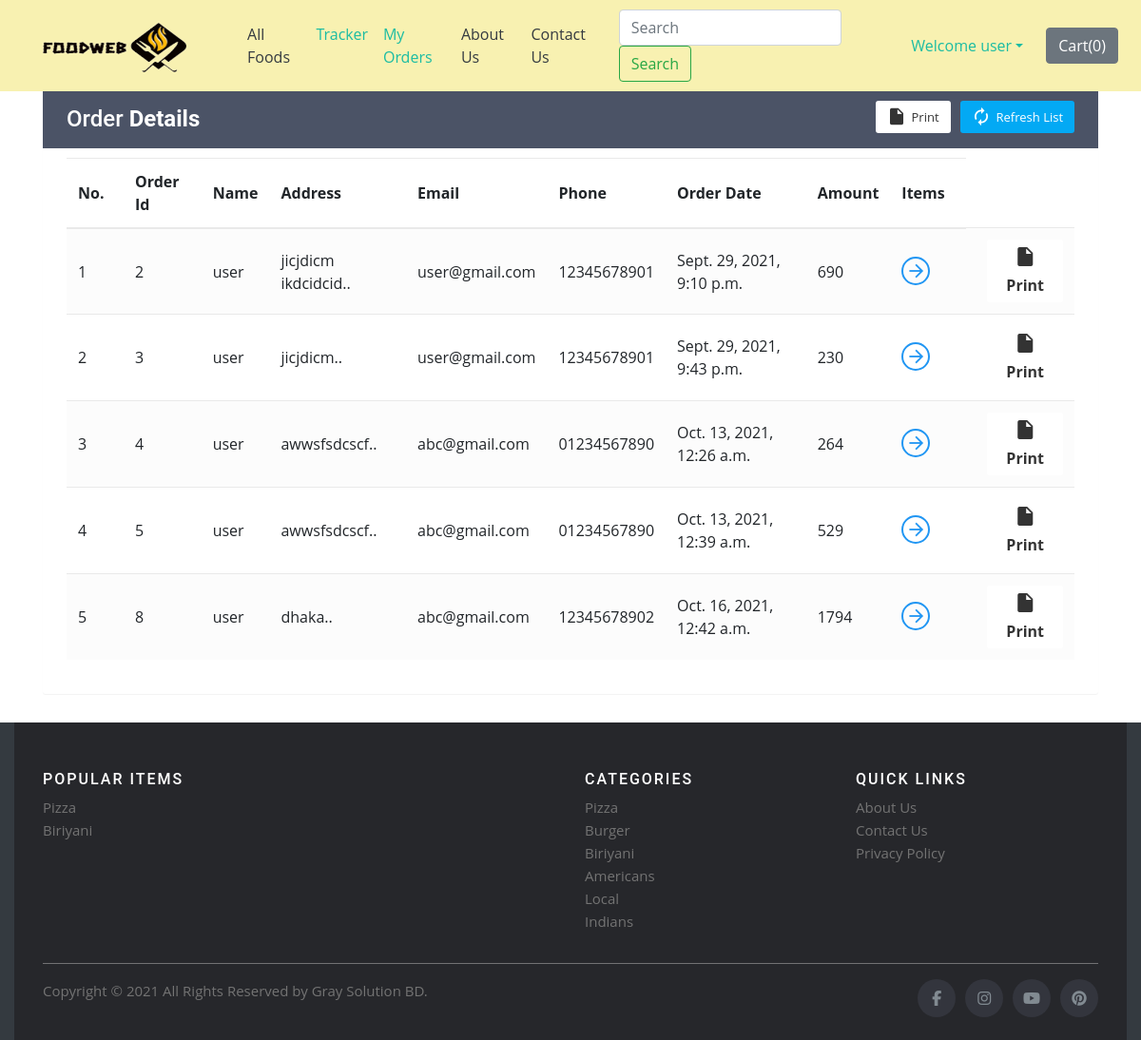
Screenshot of /shop/orderView/ (signed in) with the database file from the repository.
### shop/models.py (models this page shows)
class Orders(models.Model):
    order_id = models.AutoField(primary_key=True)
    items_json = models.CharField(max_length=5000)
    userId = models.IntegerField(default=0)
    amount = models.IntegerField(default=0)
    name = models.CharField(max_length=90)
    email = models.CharField(max_length=111)
    address = models.CharField(max_length=111)
    phone = models.CharField(max_length=111, default="")
    timestamp = models.DateTimeField(default=timezone.now)

### shop/views.py (the view)
# urls.py: path('orderView/', views.orderView, name="orderView"),
def orderView(request):
    if request.user.is_authenticated:
        current_user = request.user
        orderHistory = Orders.objects.filter(userId=current_user.id)
        if len(orderHistory) == 0:
            messages.info(request, "You have not ordered.")
            return render(request, 'shop/orderView.html')
        return render(request, 'shop/orderView.html', {'orderHistory': orderHistory})
    return render(request, 'shop/orderView.html')

### shop/templates/shop/orderView.html (shortened to what this page needs)
{% extends 'shop/basic.html' %}
{% block body %}
    {% if user.is_authenticated %}
    <div class="container" id="cont">
        <div class="table-wrapper">
            <div class="table-title">
                <div class="row">
                    <div class="col-sm-4">
                        <h2>Order <b>Details</b></h2>
                    </div>
                    <div class="col-sm-8">
                        <a href="" class="btn btn-primary"><i class="material-icons">&#xE863;</i> <span>Refresh List</span></a>
                        <a href="#" onclick="window.print()" class="btn btn-info"><i class="material-icons">&#xE24D;</i> <span>Print</span></a>
                    </div>
                </div>
            </div>
            <table class="table table-striped table-hover">
                <thead>
                    <tr>
                        <th>No.</th>
                        <th>Order Id</th>
                        <th>Name</th>
                        <th>Address</th>
                        <th>Email</th>
                        <th>Phone</th>
                        <th>Order Date</th>
                        <th>Amount</th>
                        <th>Items</th>
                    </tr>
                </thead>
                <tbody>
                    {% for i in orderHistory %}
                    <tr>
                        <td class="count"></td>
                        <td>{{i.order_id}}</td>
                        <td>{{i.name}}</td>
                        <td data-toggle="tooltip" title="{{i.address}}">{{i.address|slice:"0:25"}}..</td>
                        <td>{{i.email}}</td>
                        <td>{{i.phone}}</td>
                        <td>{{i.timestamp}}</td>
                        <td>{{i.amount}}</td>
                        <td><a href="#" id="click{{i.order_id}}" class="view" title="View Details"><i class="material-icons">&#xE5C8;</i></a></td>
                        <td><a href="#" onclick="window.print()" class="btn btn-info"><i class="material-icons">&#xE24D;</i> <span>Print</span></a></td>
                    </tr>
                    {% endfor %}
                </tbody>
            </table>
        </div>
    </div>
    {% else %}
        <div id="cont2">
            <div class="alert alert-info">
                <font style="font-size:22px"><center>You need to <strong><a class="alert-link" data-toggle="modal" data-target="#loginModal">Login</a></strong></center></font>
            </div>
        </div>
    {% endif %}
{% endblock %}

### shop/templates/shop/basic.html (shortened to what this page needs)
<!doctype html>
<html lang="en">
  <head>
     {% load static %}
    <link rel="stylesheet" href="https://stackpath.bootstrapcdn.com/bootstrap/4.2.1/css/bootstrap.min.css">
    <link rel="stylesheet" href="https://stackpath.bootstrapcdn.com/bootstrap/4.3.1/css/bootstrap.min.css">
    <link rel="stylesheet" href="https://use.fontawesome.com/releases/v5.8.2/css/all.css">
    <link href="{% static 'shop/assets/css/style.css' %}" rel="stylesheet">
  </head>
  <body>
    <nav class="navbar navbar-expand-lg nav-mod fixed-top">
      <div><a class="navbar-brand" href="/"><img src="http://127.0.0.1:8000/media/shop/images/foodwebLogo.png" alt="" style="width:220px; height: 70px;"></a></div>
      <div class="collapse navbar-collapse" id="navbarSupportedContent">
        <ul class="navbar-nav mr-auto">
          <li class="nav-item active">
            <a class="nav-link text-dark" href="/shop">All Foods<span class="sr-only">(current)</span></a>
          </li>
          {% if user.is_authenticated %}
          <li class="nav-item">
            <a class="nav-link" href="/shop/tracker/">Tracker</a>
          </li>
          <li class="nav-item">
            <a class="nav-link" href="/shop/orderView/">My Orders</a>
          </li>
          {% endif %}
          <li class="nav-item">
            <a class="nav-link text-dark" href="/shop/about">About Us</a>
          </li>
          <li class="nav-item">
            <a class="nav-link text-dark" href="/shop/contact">Contact Us</a>
          </li>
        </ul>
        <form method="get" action="/shop/search" class="form-inline my-2 my-lg-0 mx-3">
          <input class="form-control mr-sm-2" type="search" name="search" id="search" placeholder="Search" aria-label="Search" required>
          <button class="btn btn-outline-success my-2 my-sm-0" type="submit">Search</button>
        </form>
        {% if user.is_authenticated %}
        <ul class="navbar-nav mr-2">
          <li class="nav-item dropdown">
            <a class="nav-link dropdown-toggle" href='#' id="navbarDropdown" role="button" data-toggle="dropdown"> Welcome {{request.user}}</a>
          </li>
        </ul>
        {% else %}
        <button type="button" class="btn btn-primary mx-2" data-toggle="modal" data-target="#loginModal">Login</button>
        <button type="button" class="btn btn-success mx-2" data-toggle="modal" data-target="#signupModal">SignUp</button>
        {% endif %}
        <button type="button" class="btn btn-secondary mx-2" id="popcart" data-container="body" data-html="true" data-toggle="popover" title="MyCart" data-placement="bottom" data-content="Bottom popover">
          Cart(<span id="cart">0</span>)
        </button>
      </div>
    </nav>
    <div class="margin-msg">
    {% block body %} {% endblock %}
  </div>
  <div class="footer container-fluid bg-dark text-light">
    <footer class="site-footer">
      <div class="container">
        <div class="row">
          <div class="col-sm-12 col-md-6">
            <h6>Popular Items</h6>
            <ul class="footer-links">
              <li><a href="/shop">Pizza</a></li>
              <li><a href="/shop">Biriyani</a></li>
            </ul>
          </div>
          <div class="col-xs-6 col-md-3">
            <h6>Categories</h6>
            <ul class="footer-links">
              <li><a href="/shop">Pizza</a></li>
              <li><a href="/shop">Burger</a></li>
              <li><a href="/shop">Biriyani</a></li>
              <li><a href="/shop">Americans</a></li>
              <li><a href="/shop">Local</a></li>
              <li><a href="/shop">Indians</a></li>
            </ul>
          </div>
          <div class="col-xs-6 col-md-3">
            <h6>Quick Links</h6>
            <ul class="footer-links">
              <li><a href="/shop/about">About Us</a></li>
              <li><a href="/shop/contact">Contact Us</a></li>
              <li><a href="#">Privacy Policy</a></li>
            </ul>
          </div>
        </div>
        <hr>
      </div>
      <div class="container">
        <div class="row">
          <div class="col-md-8 col-sm-6 col-xs-12">
            <p class="copyright-text">Copyright &copy; 2021 All Rights Reserved by
         <a href="#">Gray Solution BD</a>.
            </p>
          </div>
          <div class="col-md-4 col-sm-6 col-xs-12">
            <ul class="social-icons">
              <li><a class="facebook" href="https://www.facebook.com/"><i class="fa fa-facebook"></i></a></li>
              <li><a class="instagram" href="https://www.instagram.com/"><i class="fa fa-instagram"></i></a></li>
              <li><a class="youtube" href="#"><i class="fa fa-youtube"></i></a></li>
              <li><a class="pinterest" href="#"><i class="fa fa-pinterest"></i></a></li>
            </ul>
          </div>
        </div>
      </div>
    </footer>
   </div>
  </body>
</html>

### shop/static/shop/assets/css/style.css (style rules this page uses)
body { font-family: "Open Sans", sans-serif; color: #334240; }
a { color: #1bbca3; }
h1, h2, h3, h4, h5, h6 { font-family: "Roboto", sans-serif; }
.site-footer { background-color:#26272b; padding:45px 0 20px; font-size:15px; line-height:24px; color:#737373; }
.site-footer hr { border-top-color:#bbb; opacity:0.5 }
.site-footer h6 { color:#fff; font-size:16px; text-transform:uppercase; margin-top:5px; letter-spacing:2px }
.site-footer a { color:#737373; }
.footer-links { padding-left:0; list-style:none }
.footer-links li { display:block }
.footer-links a { color:#737373 }
.site-footer .social-icons { text-align:right }
.site-footer .social-icons a { width:40px; height:40px; line-height:40px; margin-left:6px; margin-right:0; border-radius:100%; background-color:#33353d }
.copyright-text { margin:0 }
.social-icons { padding-left:0; margin-bottom:0; list-style:none }
.social-icons li { display:inline-block; margin-bottom:4px }
.social-icons a { background-color:#eceeef; color:#818a91; font-size:16px; display:inline-block; line-height:44px; width:44px; height:44px; text-align:center; margin-right:8px; border-radius:100%; -webkit-transition:all .2s linear; -o-transition:all .2s linear; transition:all .2s linear }

### rows the page displays
Orders: order_id "2", name "user", address "jicjdicm ikdcidcid", email "user@gmail.com", phone "12345678901", timestamp "Sept. 29, 2021, 9:10 p.m.", amount "690"
Orders: order_id "3", name "user", address "jicjdicm", email "user@gmail.com", phone "12345678901", timestamp "Sept. 29, 2021, 9:43 p.m.", amount "230"
Orders: order_id "4", name "user", address "awwsfsdcscf", email "abc@gmail.com", phone "01234567890", timestamp "Oct. 13, 2021, 12:26 a.m.", amount "264"
Orders: order_id "5", name "user", address "awwsfsdcscf", email "abc@gmail.com", phone "01234567890", timestamp "Oct. 13, 2021, 12:39 a.m.", amount "529"
Orders: order_id "8", name "user", address "dhaka", email "abc@gmail.com", phone "12345678902", timestamp "Oct. 16, 2021, 12:42 a.m.", amount "1794"

### other values shown
{{ request.user }} "user"
